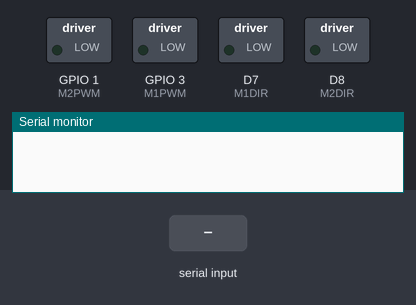
Bench run of a sketch on a simulated ESP8266 (NodeMCU). On the bench: switched loads named in the sketch (green lamp = pin HIGH), the last lines printed to the serial monitor. The inputs (shaded band) are chosen by the test bench.

Above: at 1.2 s.
1.3 s: "1\n" received over the second serial link
At 3.4 s:
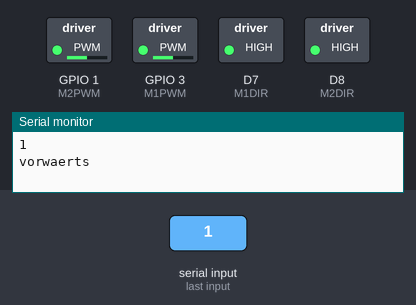
3.9 s: "2\n" received over the second serial link
At 5.6 s:
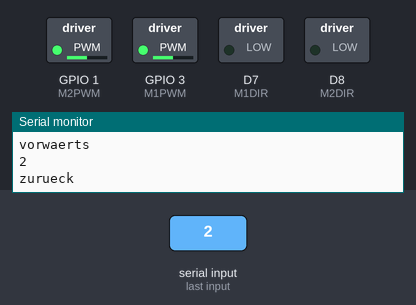
6.5 s: "3\n" received over the second serial link
At 8.8 s:
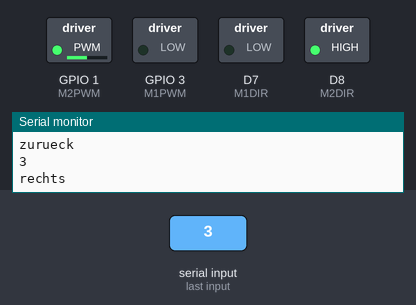
9.1 s: "11\n" received over the second serial link
At 11.2 s:
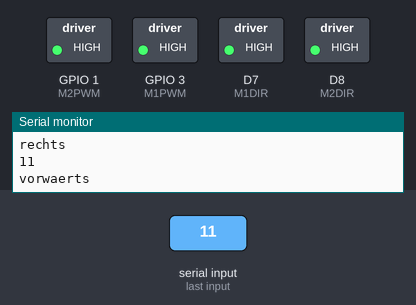
11.7 s: "22\n" received over the second serial link
At 13.3 s:
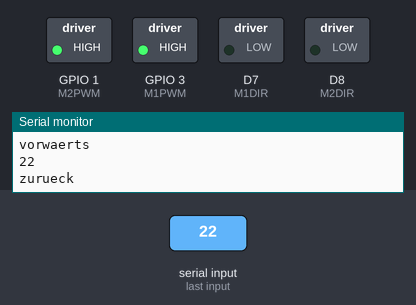
14.3 s: "5\n" received over the second serial link
At 16.6 s:
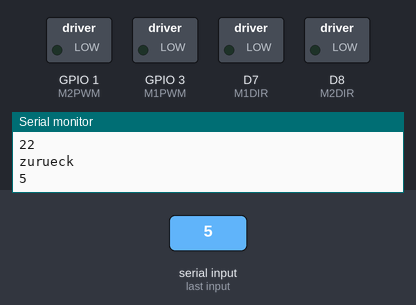
Timing chart, 0 to 17.8 s (numbered marks = the images above; inputs shaded):
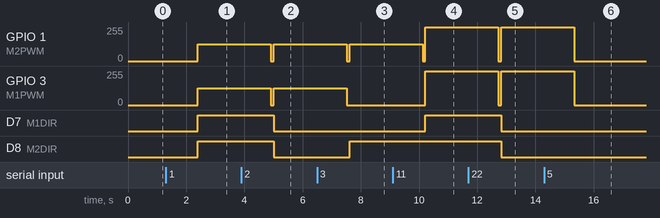

Measured:
- after the input at 1.3 s, GPIO 1 (M2PWM), GPIO 3 (M1PWM): 0/255 → 127/255 after 1.1 s; D7 (M1DIR), D8 (M2DIR): LOW → HIGH after 1.1 s
- after the input at 3.9 s, GPIO 1 (M2PWM), GPIO 3 (M1PWM): 127/255 → 0/255 after 1.0 s, → 127/255 0.10 s later; D7 (M1DIR), D8 (M2DIR): HIGH → LOW after 1.1 s
- after the input at 6.5 s, GPIO 1 (M2PWM): 127/255 → 0/255 after 1.0 s, → 127/255 0.10 s later; GPIO 3 (M1PWM): 127/255 → 0/255 after 1.0 s; D8 (M2DIR): LOW → HIGH after 1.1 s
- after the input at 9.1 s, GPIO 1 (M2PWM): 127/255 → 0/255 after 1.0 s, → 255/255 0.10 s later; GPIO 3 (M1PWM): 0/255 → 255/255 after 1.1 s; D7 (M1DIR): LOW → HIGH after 1.1 s
- after the input at 11.7 s, GPIO 1 (M2PWM), GPIO 3 (M1PWM): 255/255 → 0/255 after 1.0 s, → 255/255 0.10 s later; D7 (M1DIR), D8 (M2DIR): HIGH → LOW after 1.1 s
- after the input at 14.3 s, GPIO 1 (M2PWM), GPIO 3 (M1PWM): 255/255 → 0/255 after 1.0 s

The sketch:

Main.ino
```cpp
#include <SoftwareSerial.h>

#define BTRX D2
#define BTTX D3

#define Trigger D12
#define Echo D13

#define M1PWM D9
#define M1DIR D7
#define M2DIR D8
#define M2PWM D10
SoftwareSerial SerialBT(BTRX, BTTX);

String message;
int command;
int MdutyCycle;

void setup() {
  // put your setup code here, to run once:
  pinMode(M1PWM, OUTPUT);
  pinMode(M1DIR, OUTPUT);
  pinMode(M2PWM, OUTPUT);
  pinMode(M2DIR, OUTPUT);
  Serial.begin(115200);
  SerialBT.begin(9600);
  analogWriteResolution(16);
}

void loop() {
  // put your main code here, to run repeatedly:
  delay(50);
  BLE_RX();
}
```

BLE.ino
```cpp
void BLE_RX (void)
{
if (SerialBT.available()){      // Daten liegen an
     message = SerialBT.readString(); // Nachricht lesen
     Serial.println(message);
     command = message.toInt();

    switch(command){
      case 1: //FW slow
      MdutyCycle = 65535 / 2;
      Forward();
      break;
      case 11: //FW fast
      MdutyCycle = 65535;
      Forward();
      break;
      case 2: //rev slow
      MdutyCycle = 65535 / 2;
      Backward();
      break;
      case 22: //rev fast
      MdutyCycle = 65535;
      Backward();
      break;
      case 3: //right turn
      MdutyCycle = 65535 / 2;
      TurnR();
      break;
      case 4: //left turn
      MdutyCycle = 65535 / 2;
      TurnL();
      break;
      case 5:
      Transition(); //acts like a break too :0
      break;


    }
  }
}


void Transition(void){
  Motor1break();
  Motor2break();
  delay(100);
}

void Forward(void){
    Transition();
    Motor2clockwise();
    Motor1counterclockwise();
    Serial.println("vorwaerts");
    }
void Backward(void){
    Transition();
    Motor1clockwise();
    Motor2counterclockwise();
    Serial.println("zurueck");
}
void TurnL(void){
    Transition();
    Motor1counterclockwise();
    Serial.println("links");
}
void TurnR(void){
     Transition();
     Motor2clockwise();
    Serial.println("rechts");
}
```

M1_ino.ino
```cpp
void Motor1clockwise (void)
{
  digitalWrite(M1DIR, LOW);
  analogWrite(M1PWM, MdutyCycle);
  //Motor1print = "M1cw";
 // I2C_LCD("" + Motor1print + "  " + Motor2print);
}

void Motor1counterclockwise (void)
{
  digitalWrite(M1DIR, HIGH);
  analogWrite(M1PWM, MdutyCycle);
  //Motor1print = "M1ccw";
 // I2C_LCD("" + Motor1print + "  " + Motor2print);
}

void Motor1break (void)
{
  analogWrite(M1PWM, 0);
  //Motor1print = "break";
  //I2C_LCD("" + Motor1print + "  " + Motor2print);
}
```

M2_ino.ino
```cpp
void Motor2clockwise (void)
{
  digitalWrite(M2DIR, HIGH);
  analogWrite(M2PWM, MdutyCycle);
  //Motor2print = "M2cw";
  //I2C_LCD("" + Motor1print + "  " + Motor2print);
}

void Motor2counterclockwise (void)
{
  digitalWrite(M2DIR, LOW);
  analogWrite(M2PWM, MdutyCycle);
  //Motor2print = "M2ccw";
  //I2C_LCD("" + Motor1print + "  " + Motor2print);
}

void Motor2break (void)
{
  analogWrite(M2PWM, 0);
  //Motor2print = "break";
  //I2C_LCD("" + Motor1print + "  " + Motor2print);
}
```
